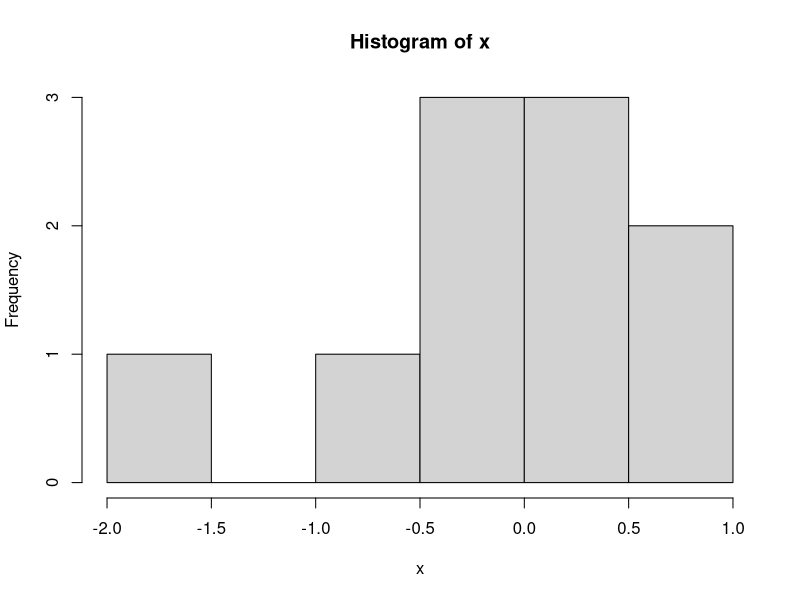

Generate this figure with R:
## ---- chunk 1
x <- rnorm(10)
hist(x)
